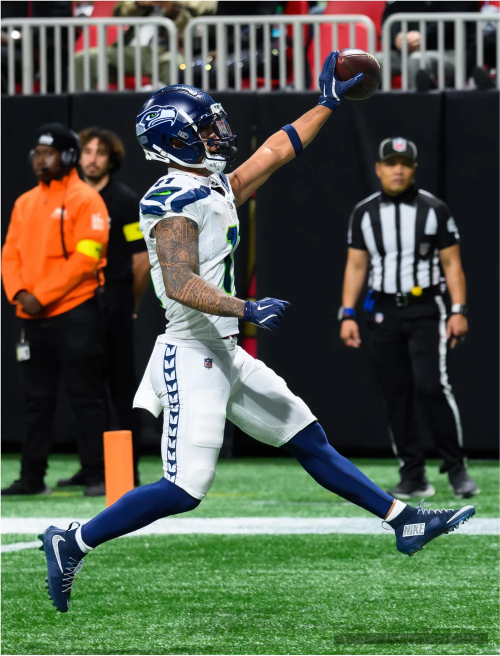
#> input picture work/press-box.webp, 1000 x 1312 px (shown at 1/2 size)
$ python -i to_webp.py   (imports and definitions only)
#> lines starting #> are read from the running program, lines starting #| are printed output that depends on the picture; after the words box and inside, x2 and y2 are one past the last pixel; in counts of white or black regions, pixels touching at a corner belong together
#> further down, picture is the input picture: PIL image 1000x1312 RGB; mean R, G, B 82.4, 89.9, 74.3
#!/usr/bin/env python3
"""
Compress images to web-ready WebP for a portfolio site.

Handles the two jobs that came up on every build:
  1. Plain resize+compress to a width/size budget (photos, thumbnails).
  2. Cropping a photo OUT of a full-page article scan (issuu/Wix export)
     so the card shows the image, not a wall of tiny body text.

Requires Pillow:  pip install Pillow   (or: python3 -m pip install Pillow)

Examples
--------
# One file -> WebP, max 1600px wide, under 400 KB (portraits/hero photos)
python3 to_webp.py in.jpg out.webp --width 1600 --max-kb 400

# Straight from an image URL (an article's lead photo) -> a work thumbnail
python3 to_webp.py https://example.com/photo.jpg public/work/slug.webp --width 1200 --max-kb 250

# A whole folder of downloaded article thumbnails -> a target dir
python3 to_webp.py ./downloads/ ./public/work/ --width 1200 --max-kb 250

# Crop the photo out of a full-page magazine scan (pixels: left top right bottom)
python3 to_webp.py page150.jpg press-box.webp --crop 44 810 1374 1460

# Auto-trim white page margins before compressing (magazine cover pages)
python3 to_webp.py cover.jpg cover.webp --trim-white --width 1000

Notes
-----
- Quality steps down from 84 until the file fits --max-kb (floor 50), so you
  get the smallest visible-quality hit that still meets the budget.
- ImageOps.exif_transpose fixes phone photos that render sideways.
- WebP keeps transparency and compresses far better than JPEG at these sizes.
"""
import argparse
import os
import sys
import tempfile
import urllib.request

try:
    from PIL import Image, ImageOps
except ImportError:
    sys.exit("Pillow is required.  Install it with:  python3 -m pip install Pillow")


def trim_white(im, thresh=242):
    """Crop away near-white borders (common on scanned/exported magazine pages)."""
#> called with thresh = 242
    gray = im.convert("L").point(lambda p: 0 if p >= thresh else 255)
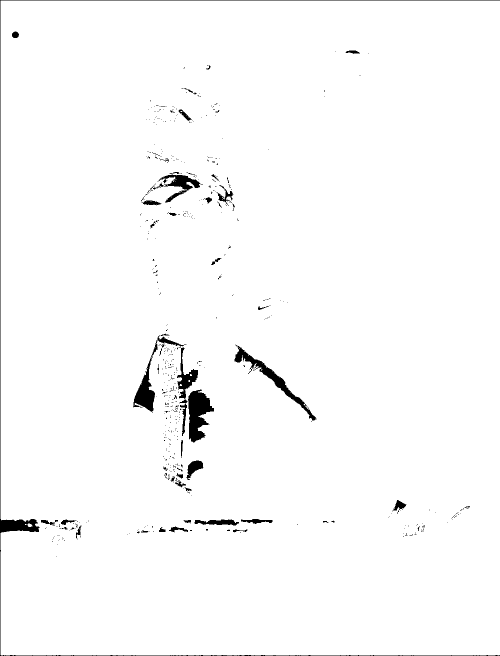
#> gray: PIL image 1000x1312 L (shown at 1/2 size); 98.2% white; 558 black regions (504 under 20 px), largest, box (x1, y1, x2, y2) and area: (0, 0, 1000, 1312) 5070, (376, 779, 428, 885) 3255, (469, 689, 634, 842) 2737
    bbox = gray.getbbox()
#> bbox = (1, 1, 1000, 1311)
    return im.crop(bbox) if bbox else im
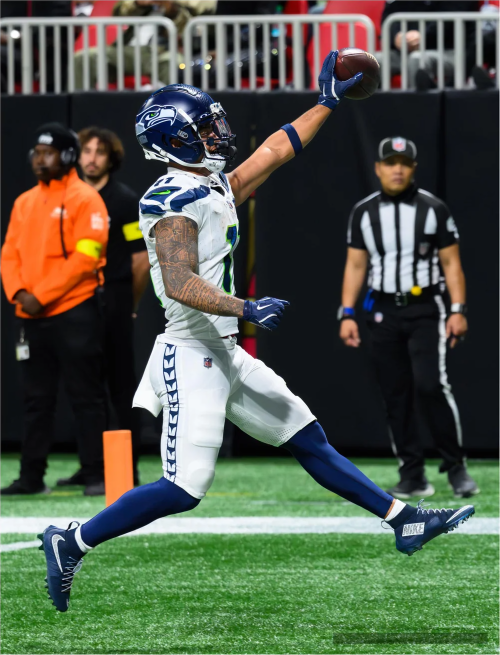
#> returned value: PIL image 999x1310 RGB (shown at 1/2 size); mean R, G, B 82, 89.5, 73.9


# [56 lines left out: functions to_webp, fetch, process, main, not called in this run]


# [2 lines not run here, left out]

>>> from PIL import Image
>>> picture = Image.open('../work/press-box.webp')
>>> result = trim_white(picture)

$ run again, on work/climate-conversations.webp
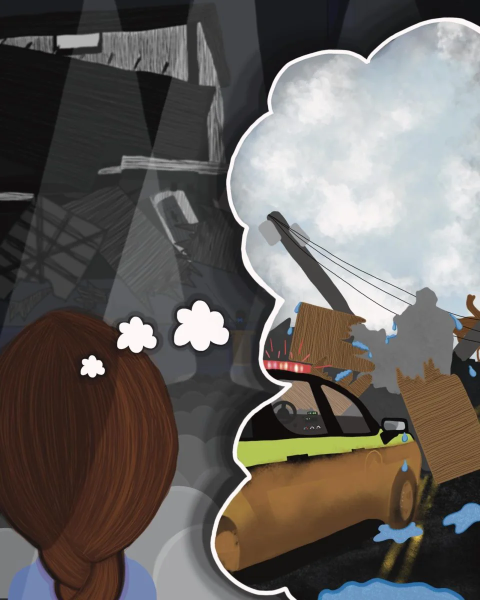
#> input picture work/climate-conversations.webp, 960 x 1200 px (shown at 1/2 size)
#> picture is the input picture: PIL image 960x1200 RGB; mean R, G, B 102.4, 97.6, 93.7
#> in trim_white, `gray = im.convert("L").point(lambda p: 0 if p >= thresh else 255)`:
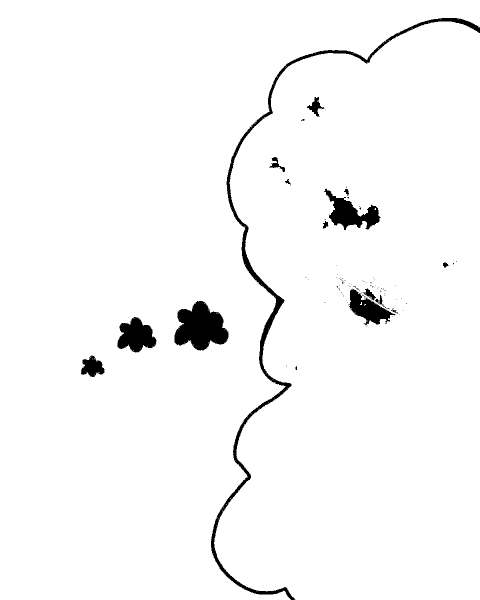
#> gray: PIL image 960x1200 L (shown at 1/2 size); 97.2% white; 96 black regions (80 under 20 px), largest, box (x1, y1, x2, y2) and area: (422, 36, 960, 1200) 12262, (349, 602, 457, 701) 7015, (648, 377, 761, 460) 3897
#> bbox = (0, 0, 960, 1200)
